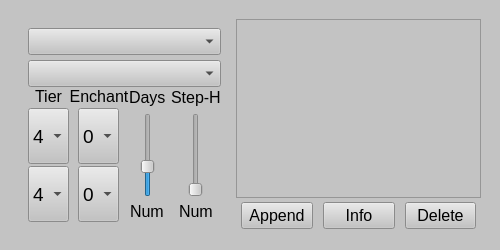
<?xml version="1.0" encoding="UTF-8"?>
<ui version="4.0">
 <class>Parcer</class>
 <widget class="QMainWindow" name="Parcer">
  <property name="geometry">
   <rect>
    <x>0</x>
    <y>0</y>
    <width>500</width>
    <height>250</height>
   </rect>
  </property>
  <property name="windowTitle">
   <string>MainWindow</string>
  </property>
  <property name="styleSheet">
   <string notr="true">background-color: rgb(195, 195, 195);</string>
  </property>
  <widget class="QWidget" name="centralwidget">
   <widget class="QFrame" name="main_horizontalFrame">
    <property name="geometry">
     <rect>
      <x>10</x>
      <y>10</y>
      <width>480</width>
      <height>230</height>
     </rect>
    </property>
    <layout class="QHBoxLayout" name="horizontalLayout_5">
     <item>
      <widget class="QFrame" name="all_settings_horizontalFrame">
       <property name="sizePolicy">
        <sizepolicy hsizetype="Preferred" vsizetype="Expanding">
         <horstretch>0</horstretch>
         <verstretch>0</verstretch>
        </sizepolicy>
       </property>
       <layout class="QHBoxLayout" name="horizontalLayout_4">
        <item>
         <widget class="QFrame" name="verticalFrame_4">
          <property name="maximumSize">
           <size>
            <width>16777215</width>
            <height>16777208</height>
           </size>
          </property>
          <layout class="QVBoxLayout" name="verticalLayout_6">
           <property name="spacing">
            <number>0</number>
           </property>
           <property name="leftMargin">
            <number>0</number>
           </property>
           <property name="topMargin">
            <number>0</number>
           </property>
           <property name="rightMargin">
            <number>0</number>
           </property>
           <property name="bottomMargin">
            <number>0</number>
           </property>
           <item>
            <widget class="QFrame" name="items_changer_verticalFrame">
             <layout class="QVBoxLayout" name="verticalLayout">
              <property name="spacing">
               <number>5</number>
              </property>
              <property name="leftMargin">
               <number>0</number>
              </property>
              <property name="topMargin">
               <number>0</number>
              </property>
              <property name="rightMargin">
               <number>0</number>
              </property>
              <property name="bottomMargin">
               <number>0</number>
              </property>
              <item>
               <widget class="QComboBox" name="classItem_comboBox">
                <property name="sizePolicy">
                 <sizepolicy hsizetype="Preferred" vsizetype="Preferred">
                  <horstretch>0</horstretch>
                  <verstretch>0</verstretch>
                 </sizepolicy>
                </property>
                <property name="minimumSize">
                 <size>
                  <width>0</width>
                  <height>20</height>
                 </size>
                </property>
                <property name="font">
                 <font>
                  <pointsize>12</pointsize>
                 </font>
                </property>
               </widget>
              </item>
              <item>
               <widget class="QComboBox" name="itemName_comboBox">
                <property name="sizePolicy">
                 <sizepolicy hsizetype="Preferred" vsizetype="Preferred">
                  <horstretch>0</horstretch>
                  <verstretch>0</verstretch>
                 </sizepolicy>
                </property>
                <property name="minimumSize">
                 <size>
                  <width>0</width>
                  <height>20</height>
                 </size>
                </property>
                <property name="font">
                 <font>
                  <pointsize>12</pointsize>
                 </font>
                </property>
               </widget>
              </item>
             </layout>
            </widget>
           </item>
           <item>
            <widget class="QFrame" name="settings_horizontalFrame">
             <layout class="QHBoxLayout" name="horizontalLayout_3">
              <property name="spacing">
               <number>0</number>
              </property>
              <property name="leftMargin">
               <number>0</number>
              </property>
              <property name="topMargin">
               <number>0</number>
              </property>
              <property name="rightMargin">
               <number>0</number>
              </property>
              <property name="bottomMargin">
               <number>0</number>
              </property>
              <item>
               <widget class="QFrame" name="tier_verticalFrame">
                <layout class="QVBoxLayout" name="verticalLayout_4">
                 <property name="spacing">
                  <number>2</number>
                 </property>
                 <property name="leftMargin">
                  <number>0</number>
                 </property>
                 <property name="topMargin">
                  <number>0</number>
                 </property>
                 <property name="rightMargin">
                  <number>0</number>
                 </property>
                 <property name="bottomMargin">
                  <number>0</number>
                 </property>
                 <item>
                  <widget class="QLabel" name="tier_label">
                   <property name="font">
                    <font>
                     <pointsize>12</pointsize>
                    </font>
                   </property>
                   <property name="text">
                    <string>Tier</string>
                   </property>
                   <property name="alignment">
                    <set>Qt::AlignCenter</set>
                   </property>
                  </widget>
                 </item>
                 <item alignment="Qt::AlignHCenter">
                  <widget class="QComboBox" name="tier_start_comboBox">
                   <property name="sizePolicy">
                    <sizepolicy hsizetype="Expanding" vsizetype="Expanding">
                     <horstretch>0</horstretch>
                     <verstretch>0</verstretch>
                    </sizepolicy>
                   </property>
                   <property name="font">
                    <font>
                     <pointsize>14</pointsize>
                    </font>
                   </property>
                   <item>
                    <property name="text">
                     <string>4</string>
                    </property>
                   </item>
                   <item>
                    <property name="text">
                     <string>5</string>
                    </property>
                   </item>
                   <item>
                    <property name="text">
                     <string>6</string>
                    </property>
                   </item>
                   <item>
                    <property name="text">
                     <string>7</string>
                    </property>
                   </item>
                   <item>
                    <property name="text">
                     <string>8</string>
                    </property>
                   </item>
                  </widget>
                 </item>
                 <item alignment="Qt::AlignHCenter">
                  <widget class="QComboBox" name="tier_end_comboBox">
                   <property name="sizePolicy">
                    <sizepolicy hsizetype="Expanding" vsizetype="Expanding">
                     <horstretch>0</horstretch>
                     <verstretch>0</verstretch>
                    </sizepolicy>
                   </property>
                   <property name="font">
                    <font>
                     <pointsize>14</pointsize>
                    </font>
                   </property>
                   <item>
                    <property name="text">
                     <string>4</string>
                    </property>
                   </item>
                   <item>
                    <property name="text">
                     <string>5</string>
                    </property>
                   </item>
                   <item>
                    <property name="text">
                     <string>6</string>
                    </property>
                   </item>
                   <item>
                    <property name="text">
                     <string>7</string>
                    </property>
                   </item>
                   <item>
                    <property name="text">
                     <string>8</string>
                    </property>
                   </item>
                  </widget>
                 </item>
                </layout>
               </widget>
              </item>
              <item>
               <widget class="QFrame" name="Enchant_verticalFrame">
                <layout class="QVBoxLayout" name="verticalLayout_5">
                 <property name="spacing">
                  <number>2</number>
                 </property>
                 <property name="leftMargin">
                  <number>0</number>
                 </property>
                 <property name="topMargin">
                  <number>0</number>
                 </property>
                 <property name="rightMargin">
                  <number>0</number>
                 </property>
                 <property name="bottomMargin">
                  <number>0</number>
                 </property>
                 <item>
                  <widget class="QLabel" name="Enchant_label">
                   <property name="sizePolicy">
                    <sizepolicy hsizetype="Preferred" vsizetype="Preferred">
                     <horstretch>0</horstretch>
                     <verstretch>0</verstretch>
                    </sizepolicy>
                   </property>
                   <property name="font">
                    <font>
                     <pointsize>12</pointsize>
                    </font>
                   </property>
                   <property name="text">
                    <string>Enchant</string>
                   </property>
                   <property name="alignment">
                    <set>Qt::AlignCenter</set>
                   </property>
                  </widget>
                 </item>
                 <item alignment="Qt::AlignHCenter">
                  <widget class="QComboBox" name="Enchant_start_comboBox">
                   <property name="sizePolicy">
                    <sizepolicy hsizetype="Expanding" vsizetype="Expanding">
                     <horstretch>0</horstretch>
                     <verstretch>0</verstretch>
                    </sizepolicy>
                   </property>
                   <property name="font">
                    <font>
                     <pointsize>14</pointsize>
                    </font>
                   </property>
                   <item>
                    <property name="text">
                     <string>0</string>
                    </property>
                   </item>
                   <item>
                    <property name="text">
                     <string>1</string>
                    </property>
                   </item>
                   <item>
                    <property name="text">
                     <string>2</string>
                    </property>
                   </item>
                   <item>
                    <property name="text">
                     <string>3</string>
                    </property>
                   </item>
                   <item>
                    <property name="text">
                     <string>4</string>
                    </property>
                   </item>
                  </widget>
                 </item>
                 <item alignment="Qt::AlignHCenter">
                  <widget class="QComboBox" name="Enchant_end_comboBox">
                   <property name="sizePolicy">
                    <sizepolicy hsizetype="Expanding" vsizetype="Expanding">
                     <horstretch>0</horstretch>
                     <verstretch>0</verstretch>
                    </sizepolicy>
                   </property>
                   <property name="font">
                    <font>
                     <pointsize>14</pointsize>
                    </font>
                   </property>
                   <item>
                    <property name="text">
                     <string>0</string>
                    </property>
                   </item>
                   <item>
                    <property name="text">
                     <string>1</string>
                    </property>
                   </item>
                   <item>
                    <property name="text">
                     <string>2</string>
                    </property>
                   </item>
                   <item>
                    <property name="text">
                     <string>3</string>
                    </property>
                   </item>
                   <item>
                    <property name="text">
                     <string>4</string>
                    </property>
                   </item>
                  </widget>
                 </item>
                </layout>
               </widget>
              </item>
              <item>
               <widget class="QFrame" name="slider_horizontalFrame">
                <property name="sizePolicy">
                 <sizepolicy hsizetype="Preferred" vsizetype="Preferred">
                  <horstretch>0</horstretch>
                  <verstretch>0</verstretch>
                 </sizepolicy>
                </property>
                <layout class="QHBoxLayout" name="horizontalLayout_2">
                 <property name="spacing">
                  <number>5</number>
                 </property>
                 <property name="leftMargin">
                  <number>0</number>
                 </property>
                 <property name="topMargin">
                  <number>0</number>
                 </property>
                 <property name="rightMargin">
                  <number>0</number>
                 </property>
                 <property name="bottomMargin">
                  <number>0</number>
                 </property>
                 <item>
                  <widget class="QFrame" name="slider1_horizontalFrame">
                   <property name="sizePolicy">
                    <sizepolicy hsizetype="Preferred" vsizetype="Preferred">
                     <horstretch>0</horstretch>
                     <verstretch>0</verstretch>
                    </sizepolicy>
                   </property>
                   <property name="minimumSize">
                    <size>
                     <width>0</width>
                     <height>0</height>
                    </size>
                   </property>
                   <property name="maximumSize">
                    <size>
                     <width>16777215</width>
                     <height>16777215</height>
                    </size>
                   </property>
                   <layout class="QVBoxLayout" name="verticalLayout_2">
                    <property name="spacing">
                     <number>5</number>
                    </property>
                    <property name="leftMargin">
                     <number>0</number>
                    </property>
                    <property name="topMargin">
                     <number>0</number>
                    </property>
                    <property name="rightMargin">
                     <number>0</number>
                    </property>
                    <property name="bottomMargin">
                     <number>0</number>
                    </property>
                    <item alignment="Qt::AlignHCenter|Qt::AlignVCenter">
                     <widget class="QLabel" name="sl1_mane_label">
                      <property name="font">
                       <font>
                        <pointsize>12</pointsize>
                       </font>
                      </property>
                      <property name="text">
                       <string>Days</string>
                      </property>
                     </widget>
                    </item>
                    <item alignment="Qt::AlignHCenter|Qt::AlignVCenter">
                     <widget class="QSlider" name="verticalSlider_day">
                      <property name="sizePolicy">
                       <sizepolicy hsizetype="Expanding" vsizetype="Expanding">
                        <horstretch>0</horstretch>
                        <verstretch>0</verstretch>
                       </sizepolicy>
                      </property>
                      <property name="minimumSize">
                       <size>
                        <width>10</width>
                        <height>30</height>
                       </size>
                      </property>
                      <property name="maximumSize">
                       <size>
                        <width>16777215</width>
                        <height>16777215</height>
                       </size>
                      </property>
                      <property name="minimum">
                       <number>3</number>
                      </property>
                      <property name="maximum">
                       <number>15</number>
                      </property>
                      <property name="value">
                       <number>7</number>
                      </property>
                      <property name="orientation">
                       <enum>Qt::Vertical</enum>
                      </property>
                     </widget>
                    </item>
                    <item alignment="Qt::AlignHCenter|Qt::AlignVCenter">
                     <widget class="QLabel" name="sl1_value_label">
                      <property name="font">
                       <font>
                        <pointsize>12</pointsize>
                       </font>
                      </property>
                      <property name="text">
                       <string>Num</string>
                      </property>
                     </widget>
                    </item>
                   </layout>
                  </widget>
                 </item>
                 <item>
                  <widget class="QFrame" name="slider2_horizontalFrame">
                   <property name="sizePolicy">
                    <sizepolicy hsizetype="Preferred" vsizetype="Preferred">
                     <horstretch>0</horstretch>
                     <verstretch>0</verstretch>
                    </sizepolicy>
                   </property>
                   <property name="minimumSize">
                    <size>
                     <width>0</width>
                     <height>0</height>
                    </size>
                   </property>
                   <property name="maximumSize">
                    <size>
                     <width>16777215</width>
                     <height>16777215</height>
                    </size>
                   </property>
                   <layout class="QVBoxLayout" name="verticalLayout_3">
                    <property name="spacing">
                     <number>5</number>
                    </property>
                    <property name="leftMargin">
                     <number>0</number>
                    </property>
                    <property name="topMargin">
                     <number>0</number>
                    </property>
                    <property name="rightMargin">
                     <number>0</number>
                    </property>
                    <property name="bottomMargin">
                     <number>0</number>
                    </property>
                    <item alignment="Qt::AlignHCenter|Qt::AlignVCenter">
                     <widget class="QLabel" name="sl2_name_label">
                      <property name="font">
                       <font>
                        <pointsize>12</pointsize>
                       </font>
                      </property>
                      <property name="text">
                       <string>Step-H</string>
                      </property>
                     </widget>
                    </item>
                    <item alignment="Qt::AlignHCenter|Qt::AlignVCenter">
                     <widget class="QSlider" name="verticalSlider_hour">
                      <property name="sizePolicy">
                       <sizepolicy hsizetype="Expanding" vsizetype="Expanding">
                        <horstretch>0</horstretch>
                        <verstretch>0</verstretch>
                       </sizepolicy>
                      </property>
                      <property name="minimumSize">
                       <size>
                        <width>10</width>
                        <height>30</height>
                       </size>
                      </property>
                      <property name="maximumSize">
                       <size>
                        <width>16777215</width>
                        <height>16777215</height>
                       </size>
                      </property>
                      <property name="minimum">
                       <number>1</number>
                      </property>
                      <property name="maximum">
                       <number>6</number>
                      </property>
                      <property name="value">
                       <number>1</number>
                      </property>
                      <property name="orientation">
                       <enum>Qt::Vertical</enum>
                      </property>
                     </widget>
                    </item>
                    <item alignment="Qt::AlignHCenter|Qt::AlignVCenter">
                     <widget class="QLabel" name="sl2_value_label">
                      <property name="font">
                       <font>
                        <pointsize>12</pointsize>
                       </font>
                      </property>
                      <property name="text">
                       <string>Num</string>
                      </property>
                     </widget>
                    </item>
                   </layout>
                  </widget>
                 </item>
                </layout>
               </widget>
              </item>
             </layout>
            </widget>
           </item>
          </layout>
         </widget>
        </item>
       </layout>
      </widget>
     </item>
     <item>
      <widget class="QFrame" name="list_widget_verticalFrame">
       <layout class="QVBoxLayout" name="verticalLayout_8">
        <property name="spacing">
         <number>2</number>
        </property>
        <property name="leftMargin">
         <number>0</number>
        </property>
        <property name="topMargin">
         <number>0</number>
        </property>
        <property name="rightMargin">
         <number>0</number>
        </property>
        <property name="bottomMargin">
         <number>0</number>
        </property>
        <item>
         <widget class="QListView" name="list_widget_items"/>
        </item>
        <item>
         <widget class="QFrame" name="horizontalFrame">
          <layout class="QHBoxLayout" name="horizontalLayout">
           <property name="spacing">
            <number>10</number>
           </property>
           <property name="leftMargin">
            <number>5</number>
           </property>
           <property name="topMargin">
            <number>2</number>
           </property>
           <property name="rightMargin">
            <number>5</number>
           </property>
           <property name="bottomMargin">
            <number>2</number>
           </property>
           <item>
            <widget class="QPushButton" name="infoItem_pushButton_2">
             <property name="sizePolicy">
              <sizepolicy hsizetype="Preferred" vsizetype="Preferred">
               <horstretch>0</horstretch>
               <verstretch>0</verstretch>
              </sizepolicy>
             </property>
             <property name="minimumSize">
              <size>
               <width>0</width>
               <height>0</height>
              </size>
             </property>
             <property name="maximumSize">
              <size>
               <width>16777215</width>
               <height>16777215</height>
              </size>
             </property>
             <property name="font">
              <font>
               <pointsize>12</pointsize>
              </font>
             </property>
             <property name="text">
              <string>Append</string>
             </property>
            </widget>
           </item>
           <item>
            <widget class="QPushButton" name="infoItem_pushButton">
             <property name="sizePolicy">
              <sizepolicy hsizetype="Preferred" vsizetype="Preferred">
               <horstretch>0</horstretch>
               <verstretch>0</verstretch>
              </sizepolicy>
             </property>
             <property name="minimumSize">
              <size>
               <width>0</width>
               <height>0</height>
              </size>
             </property>
             <property name="maximumSize">
              <size>
               <width>16777215</width>
               <height>16777215</height>
              </size>
             </property>
             <property name="font">
              <font>
               <pointsize>12</pointsize>
              </font>
             </property>
             <property name="text">
              <string>Info</string>
             </property>
            </widget>
           </item>
           <item>
            <widget class="QPushButton" name="deleteItem_pushButton">
             <property name="sizePolicy">
              <sizepolicy hsizetype="Preferred" vsizetype="Preferred">
               <horstretch>0</horstretch>
               <verstretch>0</verstretch>
              </sizepolicy>
             </property>
             <property name="minimumSize">
              <size>
               <width>0</width>
               <height>0</height>
              </size>
             </property>
             <property name="maximumSize">
              <size>
               <width>16777215</width>
               <height>16777215</height>
              </size>
             </property>
             <property name="font">
              <font>
               <pointsize>12</pointsize>
              </font>
             </property>
             <property name="text">
              <string>Delete</string>
             </property>
            </widget>
           </item>
          </layout>
         </widget>
        </item>
       </layout>
      </widget>
     </item>
    </layout>
   </widget>
  </widget>
 </widget>
 <resources/>
 <connections/>
</ui>
